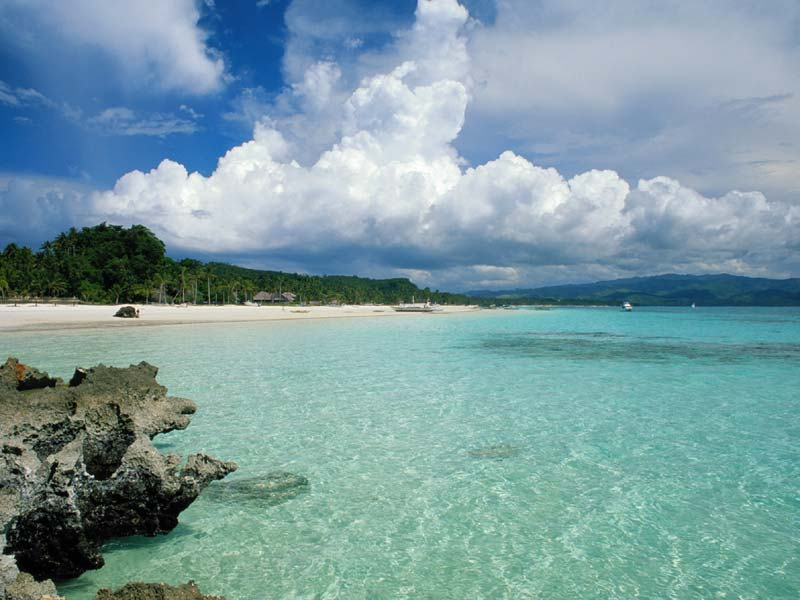
#> input picture Examen/beeld/landschap1.jpg, 800 x 600 px
$ jupyter execute VBExamen_openVragen.ipynb
#> lines starting #> are read from the running program, lines starting #| are printed output that depends on the picture
# Deel B: Beeldverwerking
## Opgave:
    Implementeer een algoritme dat op basis van een oorspronkelijke figuur en een patroon bepaalt of het patroon voorkomt in de figuur. Het algoritme dat wordt uitgevoerd heeft dus een waarde True of False terug.

    Om na te gaan of een patroon in een figuur voorkomt wordt de kleur van elk pixel (i.e. elke positie) in de oorspronkelijke figuur vergeleken met de kleurwaarde van de pixel in de linkerbovenhoek van het patroon. Indien deze waarden overeenkomen, dan wordt drie keer een hulpmethode matchingPatternTest opgeroepen. Telkens wordt hierbij voor een bepaalde kleurwaarde (rood, groen en blauw) nagegaan of de waarden van alle pixels in de oorspronkelijke figuur vanaf die bepaalde positie overeenkomen met het patroon. Indien dat zo is, dan geeft de methode True terug, anders False. Indien de drie testen slagen, dan komt het patroon immers voor in de oorspronkelijke figuur.

# *Zou mmoeten werken maar werkt niet... wrs door de afbeeldingen.

[cell 1]
# importeer libraries
import math
import numpy as np
from PIL import Image
import matplotlib.pyplot as plt


# converteer een ingelezen afbeelding naar drie matrices
input_image = Image.open("./beeld/landschap1.jpg")
#> input_image is the input picture: PIL image 800x600 RGB; mean R, G, B 123.8, 156.3, 162.1
r_image_in, g_image_in, b_image_in = input_image.split()
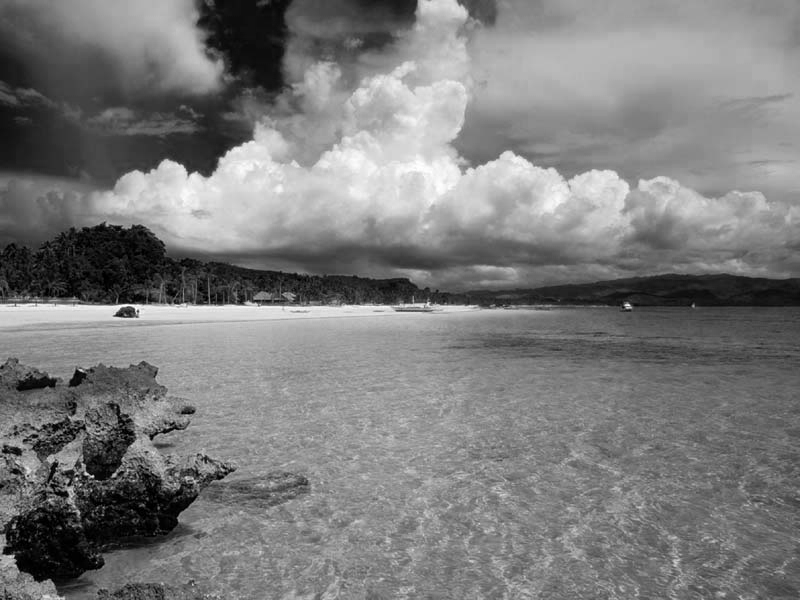
#> r_image_in: PIL image 800x600 L; min 0, max 255, mean 123.8
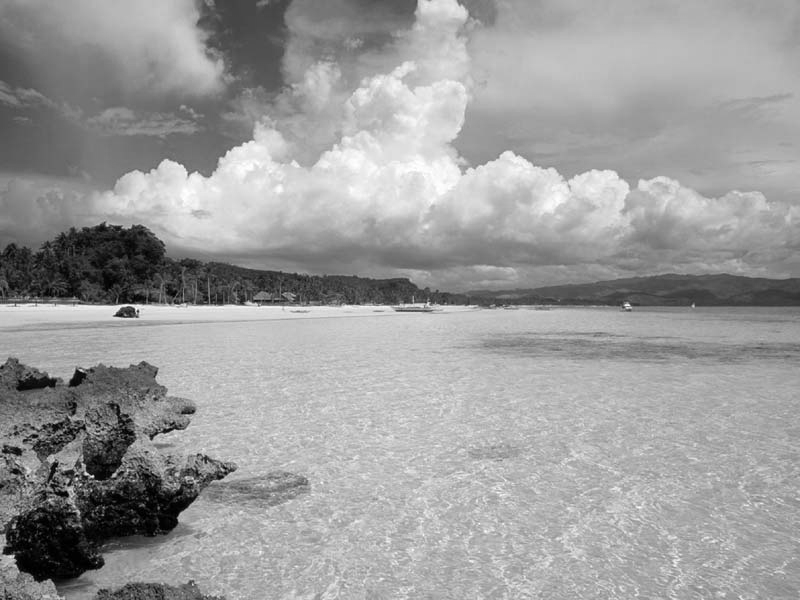
#> g_image_in: PIL image 800x600 L; min 0, max 255, mean 156.3
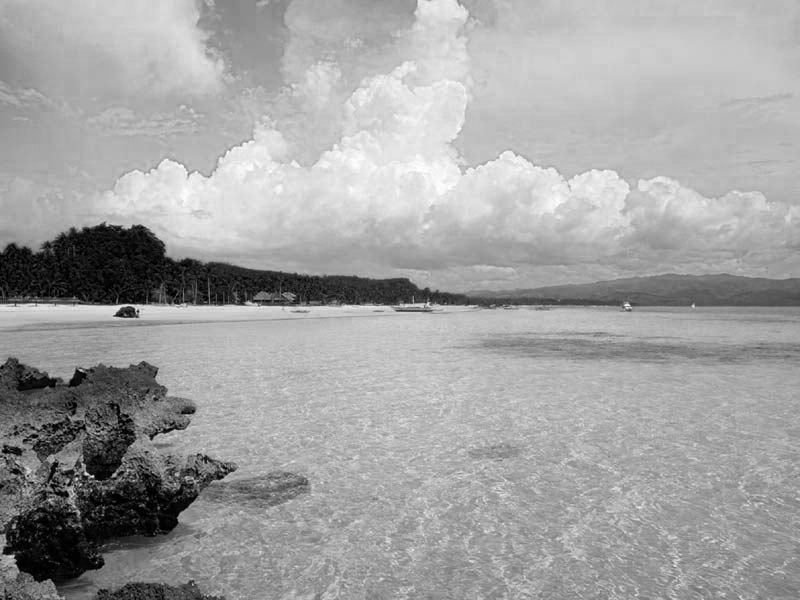
#> b_image_in: PIL image 800x600 L; min 0, max 255, mean 162.1
r_in = np.uint32(np.array(r_image_in))
g_in = np.uint32(np.array(g_image_in))
b_in = np.uint32(np.array(b_image_in))

pattern_image = Image.open("./beeld/landschap1 - Copy.jpg")
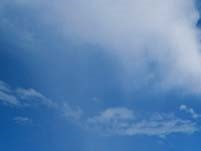
#> input picture Examen/beeld/landschap1 - Copy.jpg, 201 x 151 px
#> pattern_image is the input picture: PIL image 201x151 RGB; mean R, G, B 91.5, 132.3, 179.5
r_image_pat, g_image_pat, b_image_pat = pattern_image.split()
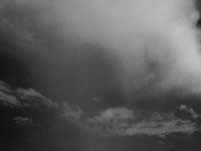
#> r_image_pat: PIL image 201x151 L; min 13, max 192, mean 91.5
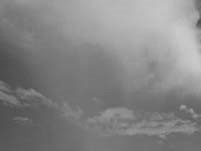
#> g_image_pat: PIL image 201x151 L; min 75, max 202, mean 132.3
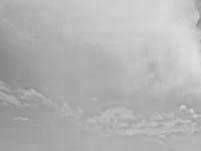
#> b_image_pat: PIL image 201x151 L; min 131, max 223, mean 179.5
r_pat = np.uint32(np.array(r_image_pat))
g_pat = np.uint32(np.array(g_image_pat))
b_pat = np.uint32(np.array(b_image_pat))

#-----------------------------------------------------------------------------------------
# hier komen de matrixbewerkingen
def matchingPatterntest(waardenFiguur,  waardePatroon, i, j):
    for e in range(waardePatroon.shape[0]):
        for y in range(waardePatroon.shape[1]):
            if waardePatroon[e][y] != waardenFiguur[i+e][j+y]:
               return False
        return True

match_found = False

for i in range(r_in.shape[0]):
    for j in range(r_in.shape[1]):
        if r_in [i][j] == r_pat[0][0] and g_in [i][j] == g_pat[0][0] and b_in [i][j] == b_pat[0][0]:
            if (matchingPatterntest(r_in, r_pat, i, j) and
            matchingPatterntest(g_in, g_pat, i, j) and
            matchingPatterntest(b_in, b_pat, i, j)):
                match_found = True
                break
    if match_found:
        break

if match_found:
    print(True)
else:
    print(False)


# Display the original image
plt.subplot(1, 2, 1)
plt.imshow(np.dstack((r_in, g_in, b_in)))
plt.title('Original Image')

# Display the pattern image
plt.subplot(1, 2, 2)
plt.imshow(np.dstack((r_pat, g_pat, b_pat)))
plt.title('Pattern Image')

# Show the plots
plt.show()
